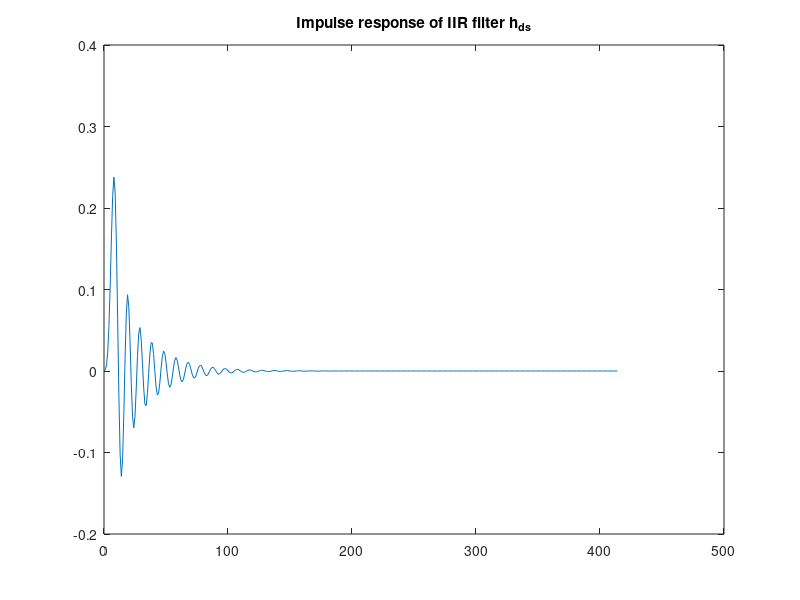
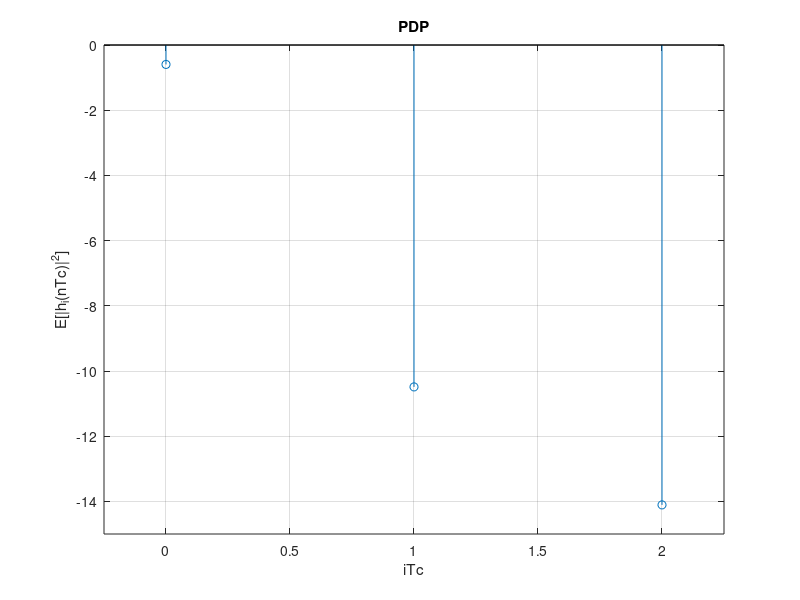

The MATLAB source for these figures, in order: (Note: this script raises an error after producing the figures.)
%% Clear, initialize useful quantities
clear all
close all
clc

Tc = 1; % This is the smallest time interval we want to simulate
T = 4*Tc;   % Time sampling interval of the input of the channel
Kdb = 3; % 3 dB
K = 10^(Kdb/10);
fd = 5*10^-3/T; % doppler frequency
% these are the coefficients proposed by the authors of anastchugg97
a_dopp = [1, -4.4153, 8.6283, -9.4592, 6.1051, -1.3542, -3.3622, 7.2390, ...
    -7.9361, 5.1221, -1.8401, 2.8706e-1];
b_dopp = [1.3651e-4, 8.1905e-4, 2.0476e-3, 2.7302e-3, 2.0476e-3, 9.0939e-4, ...
    6.7852e-4, 1.3550e-3, 1.8076e-3, 1.3550e-3, 5.3726e-4, 6.1818e-5, -7.1294e-5, ...
    -9.5058e-5, -7.1294e-5, -2.5505e-5, 1.3321e-5, 4.5186e-5, 6.0248e-5, 4.5186e-5, ...
    1.8074e-5, 3.0124e-6];
[h_dopp, t_dopp] = impz(b_dopp, a_dopp);
figure, plot(t_dopp, h_dopp), title('Impulse response of IIR filter h_{ds}')
hds_nrg = sum(h_dopp.^2);
b_dopp = b_dopp / sqrt(hds_nrg); % now it is normalized

%% Display the PDP for the channel

% The PDP is the sampling of a continuous time exponential PDP with
% tau_rms / T = 0.3, so tau_rms / Tc = 1.2
% See 4.224 for reference
tau_rms = 0.3*T;  % Tc = 1, as it is the fundamental sampling time
N_h = 3; % as determined
tau = 0:Tc:N_h-1;
M_iTc = 1/tau_rms * exp(-tau/tau_rms); % 
C = sqrt(K/(K+1));
% normalize pdp: it must be sum(E[|htilde_i|^2]) = 1 - C^2
M_iTc = M_iTc.*(1-C^2)/sum(M_iTc);
M_d = sum(M_iTc);

pdp = M_iTc;
% add LOS component power
pdp(1) = pdp(1) + C^2;
pdp_log = 10*log10(pdp); 

% plot the normalised PDP
figure, stem(tau, pdp_log), title('PDP'), xlabel('iTc'), ylabel('E[|h_i(nTc)|^2]');
grid on;
axis([-0.25 2.25 -15 0]), ax = gca; ax.XTick = 0:2;
legend('PDP', 'Location', 'SouthWest')

%% We now have to generate the time behavior of the i-th coefficient. For
% this, we use the model in figure 4.36, page 315.
% The transient will have length equal to the length of the convolution of
% the filter cascade. We will drop that quantity of samples.
% The book suggests using 1/10 < f_d*Tp < 1/5. (Benvenuto said Tp/Tq = 50 or
% more)

Tq = Tc; % Fundamental sampling time. This is the same as Tc, right???
% We stick to anastasopolous chugg paper (1997) and choose Tp such that
% fd*Tp = 0.1
Tp = 1/10 * (1/fd) * Tq; % Sampling time used for filtering the white noise
fprintf('fd * Tp = %d \n', Tp*fd);
g_samples_needed = 200000; % Some will be dropped because of transient
w_samples_needed = ceil(g_samples_needed / Tp);
transient = ceil(g_samples_needed/4);

% Doppler filter shape
[Hf, f] = freqz(b_dopp, a_dopp, 1000, 'whole');
figure, plot(f/(2*pi), 20*log10(abs(Hf)))
title('Frequency response of the Doppler filter')

% Generate complex-valued Gaussian white noise with zero mean and unit
% variance
rng('default');

h_mat = zeros(N_h, g_samples_needed - transient);
for ray = 1:N_h
    
    w = wgn(w_samples_needed,1,0,'complex');
    fprintf('variance of white noise=%d \n', var(w))
    % Filter the wgn with a narrowband filter. The filter will have the
    % classical Doppler spectrum in the frequency domain, with f_d * Tc = 1.25*10^-3
    % By using the approach suggested in anastchugg97 we use an iir filter
    % with known coefficients which is the convolution of a Cheby lowpass and a shaping filter.
    % Note that it is
    % possible to initialize properly the filters, consider doing it in
    % following versions since it allows to start in steady state conditions
    % and avoid dropping about many samples (it is a very cool thing!)
    gprime = filter(b_dopp, a_dopp, w);
    fprintf('g %d after iterpolation has mean %d and variance %d  \n', ray, mean(gprime), var(gprime));
    %Gpr = fft(gprime);
    %figure, plot(20*log10(abs(Gpr)))
    
    % Interpolation
    t = 1:length(gprime);
    t_fine = Tq/Tp:Tq/Tp:length(gprime);
    
    g_fine = interp1(t, gprime, t_fine, 'spline');
    fprintf('g %d after iterpolation has mean %d and variance %d  \n', ray, mean(g_fine), var(g_fine));
    % Drop the transient
    h_mat(ray, :) = g_fine(transient+1:end);
end

% Energy scaling
for k = 1:N_h
    h_mat(k, :) = h_mat(k, :)*sqrt(M_iTc(k));
end

% Only for LOS component
h_mat(1, :) = h_mat(1, :) + C;

G = fft(h_mat, [], 2);

figure, plot((0:size(G, 2)-1)/size(G,2), 20*log10(abs(G.')));
title('Magnitude of DFT of g_i')

%% Show the behavior of |g_1(nTc)| for n = 0:1999, dropping the transient

figure, hold on
plot(0:1999, abs(h_mat(2, 1:2000).'))
grid on, box on, xlabel('nT_c'), ylabel('|h_1(nT_c)|')
title('|h_1(nT_C)|')


%% Show all |g_i|'s

figure, hold on
plot(0:9999, 20*log10(abs(h_mat(:, 1:10000).')))
grid on, box on, xlabel('Time samples'), ylabel('|g_i(nT_C)|_{dB}')
legend('g_0', 'g_1', 'g_2'), ylim([-40 10])
title('|g_i|')

% g_mean = mean(g_mat(:, 1:5000).');
% g_var = 10*log10(var(g_mat(:, :).'));



%% Histogram of g_1

% Plot of the required histogram
figure, histogram(abs(h_mat(2, 1:1000)).'/sqrt(M_iTc(2)), 100, 'Normalization','pdf', 'DisplayStyle', 'stairs');
title('Experimental PDF from 1000 samples of |h_1|/sqrt(E[|h_1|^2])')

% This plot can be used to explain that because of the correlation we can't
% get a nice pdf (too little samples, correlation in peaks)
figure, 
subplot 211
histogram(abs(h_mat(2, 1:1000).'), 100, 'Normalization','pdf', 'DisplayStyle', 'stairs');
title('1000 samples of |h_1|')
subplot 212
plot(0:999, abs(h_mat(2, 1:1000).'));
title('Realization of h_1 over which the histogram is computed');

% Here we show that the experimental PDF gets better with more samples
figure
subplot 211
histogram(abs(h_mat(2, 1: 10000).')/sqrt(M_iTc(2)), 20,'Normalization','pdf', 'DisplayStyle', 'stairs')
title('10000 samples of |h_1|')
hold on
a = 0:0.01:3;
plot(a, 2.*a.*exp(-a.^2), 'LineWidth', 1.5);  % Theoretical PDF (page 308, BC)
hold off
legend('g1', 'Rayleigh pdf');
subplot 212
histogram(abs(h_mat(2, 1: 100000).')/sqrt(M_iTc(2)), 20,'Normalization','pdf', 'DisplayStyle', 'stairs')
title('100000 samples of |h_1|')
hold on
a = 0:0.01:3;
plot(a, 2.*a.*exp(-a.^2), 'LineWidth', 1.5);  % Theoretical PDF (page 308, BC)
hold off
legend('g1', 'Rayleigh pdf');

%% Histograms of g_1 in subsequent disjoint intervals
% The variability shows that these intervals of 1000 samples are too small.
% Looking at |g1| in one of these intervals, we observe that this quantity
% has an oscillatory trend. In fact, g1(nTc) for different n's are
% identically distributed rv's, but they are not independent. Whenever
% there is a peak (max or min), the values of g1 for consecutive
% time instants are similar, therefore they build up on the histogram,
% showing a small number of peaks in the histogram itself. These peaks are
% the values of g1 around the instants nTc in which it has a local max or min.
% If we take a sufficiently large time window, the number of maxima and
% minima increases, and they can be considered independent if they are
% enough (?).
% Considering two different realizations of the channel impulse response,
% two samples of g1 at the same time (taken from these two realizations)
% are not only identically distributed, but also independent. Therefore
% with as little as 1000 such samples we observe a distribution very close
% to a Rayleigh distribution, as we expect from our model.

% Uncomment the following code to see that variability

% figure
% width = 1000;
% for i = 0:9
%     histogram(abs(g_mat(2, (i*width + 1):((i+1)*width)).')/sqrt(pdp_gauss(2)), 100)
%     axis([0 2.5 0 0.05*width])
%     pause
% end

%% Autocorrelation of g_1

begin = 1;
end_factor = 0.2;
g1_temp = h_mat(2, begin:end*end_factor).';
N_corr = 4000; %floor(length(g1_temp/10)); % there are lot of samples!

autoc_1_intime = autocorrelation(g1_temp, N_corr);
z = (0:length(autoc_1_intime)-1)*2*pi*fd; %support for bessel function, LAG not actual time
M_1 = autoc_1_intime(1); %stat power of g_1 over the considered support in time
bess = besselj(0, z); %bessel function of order 0

figure, plot(real(autoc_1_intime)), hold on, plot(bess*M_1)
legend('Real(r_g(\Delta t))', 'Bessel function, first type, order 0')
title('Autoc from t=0')

begin = 30000;
end_factor = 0.5;
g1_temp = h_mat(2, begin:end*end_factor).';
N_corr = 4000; %floor(length(g1_temp/10)); % there are lot of samples!

autoc_1_intime = autocorrelation(g1_temp, N_corr);
z = (0:length(autoc_1_intime)-1)*2*pi*fd;
M_1 = autoc_1_intime(1);
bess = besselj(0, z);

figure, plot(real(autoc_1_intime)), hold on, plot(bess*M_1)
legend('Real(r_g(\Delta t))', 'Bessel function, first type, order 0')
title(sprintf('Autoc from t=%d', begin))


%% Simulation

rng('default') % for reproducibility
numexp = 1000;
g_1 = zeros(numexp, 1);
for k = 1:numexp
    disp(k)
    w = wgn(w_samples_needed,1,0,'complex');
    
    gprime = filter(b_dopp, a_dopp, w);
    
    % Interpolation
    t = 1:length(gprime);
    t_fine = Tq/Tp:Tq/Tp:length(gprime);
    
    g_fine = interp1(t, gprime, t_fine, 'spline');
    
    % Drop the transient
    g_notrans = g_fine(50000:end);
    
    % Energy scaling
    g_1(k) = g_notrans(152);  % it should be multiplied by sqrt(pdp(2)) but since
    % for the histogram it is required to divide for the same factor then
    % we drop this computation to save computational time
end

figure, 
histogram(abs(g_1), 20, 'Normalization','pdf', 'DisplayStyle', 'stairs')
title('|g1(151T_C)| over 1000 realizations vs Rayleigh pdf')
hold on
a = 0:0.01:3;
plot(a, 2.*a.*exp(-a.^2), 'LineWidth', 1.5);  % Theoretical PDF (page 308, BC)
hold off
legend('g1', 'Rayleigh pdf');
